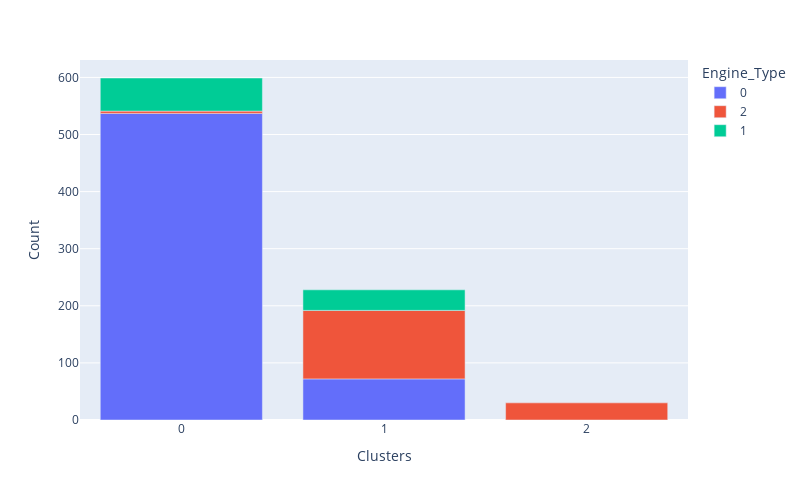
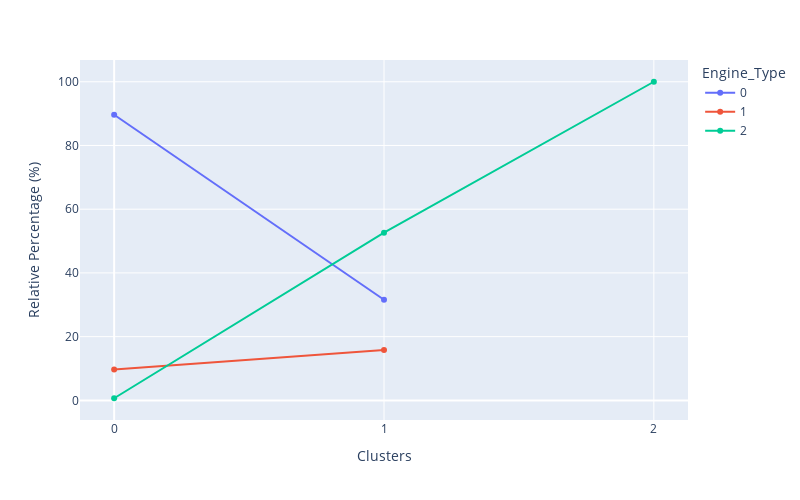

These figures' notebook cell, in order:
### Code cell
df_cluster_vs_engine_type=  df_engine_type.copy()
df_cluster_vs_engine_type['Clusters'] = X['Clusters']
cluster_distribution_per_variable(df=df_cluster_vs_engine_type, target='Engine_Type')

### Figure 1 — Plotly figure (JSON) as saved in the notebook; plotly's stock layout.template omitted (floating-point values rounded to 4 significant figures)
{"data": [{"alignmentgroup": "True", "hovertemplate": "Engine_Type=0<br>Clusters=%{x}<br>Count=%{y}<extra></extra>", "legendgroup": "0", "marker": {"color": "#636efa"}, "name": "0", "offsetgroup": "0", "orientation": "v", "showlegend": true, "textposition": "auto", "type": "bar", "x": [0, 1], "xaxis": "x", "y": [537, 72], "yaxis": "y"}, {"alignmentgroup": "True", "hovertemplate": "Engine_Type=2<br>Clusters=%{x}<br>Count=%{y}<extra></extra>", "legendgroup": "2", "marker": {"color": "#EF553B"}, "name": "2", "offsetgroup": "2", "orientation": "v", "showlegend": true, "textposition": "auto", "type": "bar", "x": [1, 2, 0], "xaxis": "x", "y": [120, 30, 4], "yaxis": "y"}, {"alignmentgroup": "True", "hovertemplate": "Engine_Type=1<br>Clusters=%{x}<br>Count=%{y}<extra></extra>", "legendgroup": "1", "marker": {"color": "#00cc96"}, "name": "1", "offsetgroup": "1", "orientation": "v", "showlegend": true, "textposition": "auto", "type": "bar", "x": [0, 1], "xaxis": "x", "y": [58, 36], "yaxis": "y"}], "layout": {"barmode": "relative", "height": 500, "legend": {"title": {"text": "Engine_Type"}, "tracegroupgap": 0}, "margin": {"t": 60}, "width": 800, "xaxis": {"anchor": "y", "domain": [0, 1], "tickmode": "array", "tickvals": [0, 1, 2], "title": {"text": "Clusters"}}, "yaxis": {"anchor": "x", "domain": [0, 1], "title": {"text": "Count"}}}}

### Figure 2 — Plotly figure (JSON) as saved in the notebook; plotly's stock layout.template omitted (floating-point values rounded to 4 significant figures)
{"data": [{"hovertemplate": "Engine_Type=0<br>Clusters=%{x}<br>Relative Percentage (%)=%{y}<extra></extra>", "legendgroup": "0", "line": {"color": "#636efa", "dash": "solid"}, "mode": "markers+lines", "name": "0", "orientation": "v", "showlegend": true, "type": "scatter", "x": [0, 1], "xaxis": "x", "y": [89.65, 31.58], "yaxis": "y"}, {"hovertemplate": "Engine_Type=1<br>Clusters=%{x}<br>Relative Percentage (%)=%{y}<extra></extra>", "legendgroup": "1", "line": {"color": "#EF553B", "dash": "solid"}, "mode": "markers+lines", "name": "1", "orientation": "v", "showlegend": true, "type": "scatter", "x": [0, 1], "xaxis": "x", "y": [9.683, 15.79], "yaxis": "y"}, {"hovertemplate": "Engine_Type=2<br>Clusters=%{x}<br>Relative Percentage (%)=%{y}<extra></extra>", "legendgroup": "2", "line": {"color": "#00cc96", "dash": "solid"}, "mode": "markers+lines", "name": "2", "orientation": "v", "showlegend": true, "type": "scatter", "x": [0, 1, 2], "xaxis": "x", "y": [0.6678, 52.63, 100], "yaxis": "y"}], "layout": {"height": 500, "legend": {"title": {"text": "Engine_Type"}, "tracegroupgap": 0}, "margin": {"t": 60}, "width": 800, "xaxis": {"anchor": "y", "domain": [0, 1], "tickmode": "array", "tickvals": [0, 1, 2], "title": {"text": "Clusters"}}, "yaxis": {"anchor": "x", "domain": [0, 1], "title": {"text": "Relative Percentage (%)"}}}}
